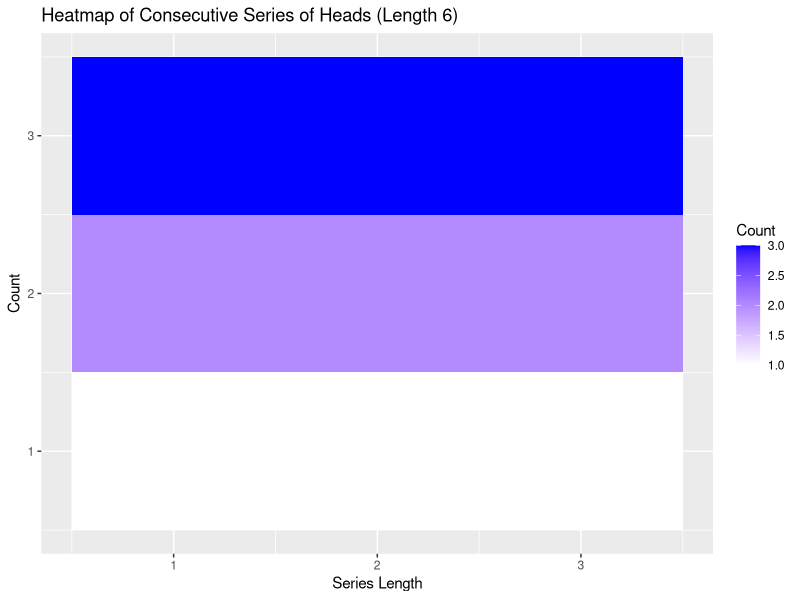

Write R code to recreate this figure.
## ---- chunk 1
# Define the possible outcomes of a coin flip
possible_outcomes <- c("Heads", "Tails")

# Simulate n coin tosses
n <- 10000 # You can replace this value with your desired number of tosses
tosses <- sample(possible_outcomes, n, replace = TRUE)

## ---- chunk 2
# Specify the desired value "a" for the series length
a <- 3  # You can replace this value with your desired number

# Initialize variables for counting
series_count <- 0
series_length <- 0

# Iterate through the coin tosses and count the series
for (toss in tosses) {
  if (toss == "Heads") {
    series_length <- series_length + 1
    if (series_length >= a) {
      series_count <- series_count + 1
    }
  } else {
    series_length <- 0
  }
}

# Print the result
cat(paste("There were", series_count, "consecutive series of heads at least length", a))

## ---- chunk 3
# Load the ggplot2 library
library(ggplot2)

# Create a data frame with information about series lengths
series_data <- data.frame(Length = rep(1:a, each = a), 
                           Count = rep(1:a, times = a))

# Create a heatmap with ggplot2
ggplot(series_data, aes(x = Length, y = Count, fill = Count)) +
  geom_tile() +
  scale_fill_gradient(low = "white", high = "blue") +
  labs(
    x = "Series Length",
    y = "Count",
    title = "Heatmap of Consecutive Series of Heads (Length 6)",
    fill = "Count"
  )

